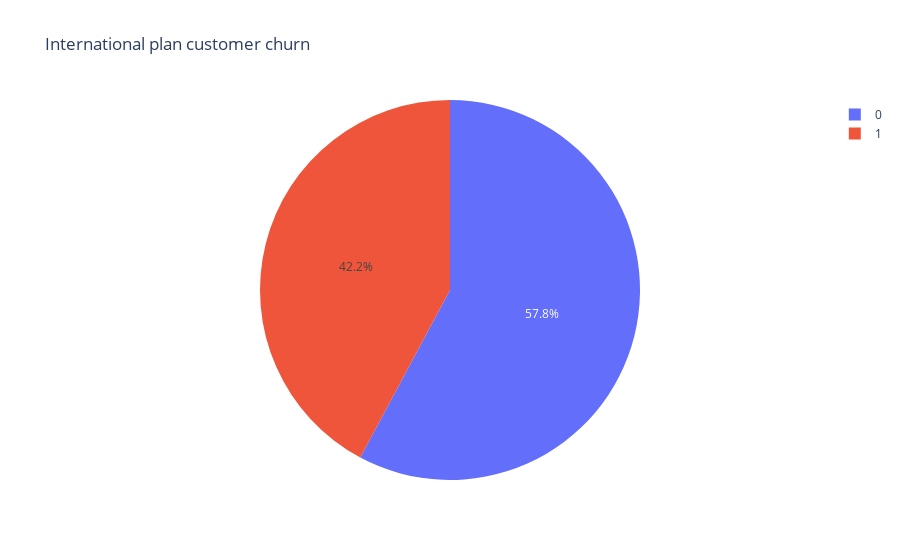

Notebook cell for this chart:
### Code cell
import plotly.express as px 
import numpy as np
  
fig = px.pie(df, values="international_plan", names="churn", 
             title='International plan customer churn')  
fig.show()

### Figure 1 — Plotly figure (JSON) as saved in the notebook; plotly's stock layout.template omitted (floating-point values rounded to 4 significant figures; data arrays with more than 128 entries replaced by an {"elided": "..."} marker saying what was removed)
{"data": [{"domain": {"x": [0, 1], "y": [0, 1]}, "hovertemplate": "churn=%{label}<br>international_plan=%{value}<extra></extra>", "labels": {"elided": "4250 int values"}, "legendgroup": "", "name": "", "showlegend": true, "type": "pie", "values": {"elided": "4250 int values"}}], "layout": {"legend": {"tracegroupgap": 0}, "title": {"text": "International plan customer churn"}}}
